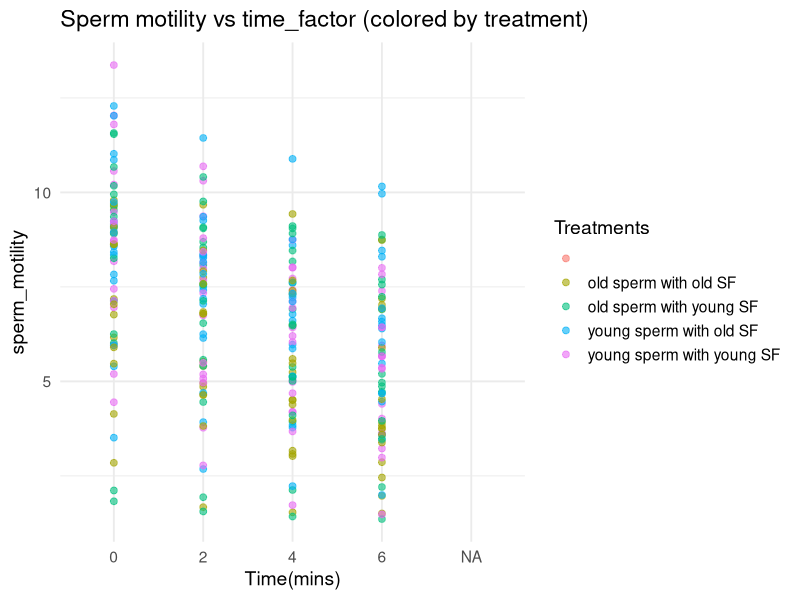
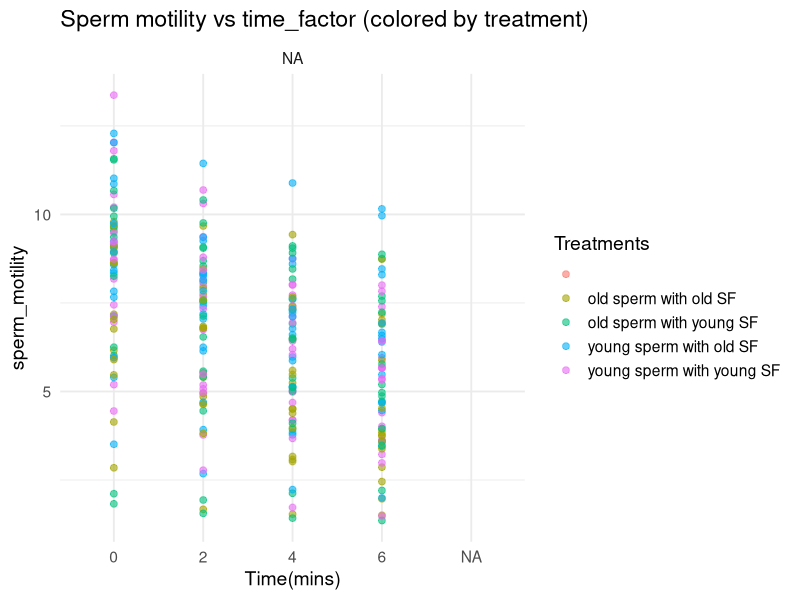

Generate these figures, in order, with R: (Note: this script raises an error after producing the figures.)


# Generic Sperm Motility Analysis Script

#clear R's brain
rm(list=ls())
#Load Required Packages

library(tidyverse)
library(broom)
library(ggplot2)
library(dplyr)

#Load and Inspect my_data
#----------------------------#
my_data <- read.csv('01 Raw data/sperm_age vs SF_age.csv')
head(my_data)
str(my_data)

# Clean column names
names(my_data) <- make.names(names(my_data))

cat("Variables detected:\n")
print(names(my_data))

#----------------------------#
#Identify Response Variable
#----------------------------#
response_candidates <- grep("sperm.*motil", names(my_data), ignore.case = TRUE, value = TRUE)
if (length(response_candidates) == 0) stop("No sperm motility variable found.")
response_var <- response_candidates[1]
cat("Detected response variable:", response_var, "\n")

#----------------------------#
#Identify Predictors and ID (Keyword-based)
#----------------------------#

predictors <- setdiff(names(my_data), response_var)

# Automatically detect ID column
id_col <- grep("id", names(my_data), ignore.case = TRUE, value = TRUE)
if (length(id_col) > 0) {
  id_col <- id_col[1]
  my_data[[id_col]] <- as.factor(my_data[[id_col]])
  cat("Detected ID column:", id_col, "\n")
} else {
  warning("No ID column detected — random effects will not be used.")
  id_col <- NULL
}

# Exclude ID column from predictors for fixed effects
predictors <- predictors[predictors != id_col]

#----------------------------#
# Keyword-Based Variable Detection
#----------------------------#

# Define keyword lists for different biological variables
keyword_list <- list(
  treatment  = c("treatment_combination","medium", "condition", 'treatment'),
  age        = c("male_age,'sperm_age", "age"),
  species    = c("species"),
  temperature = c("temp", "temperature"),
  time       = c("time_factor", "time"),
  concentration = c("conc", "concentration", "density"),
  id         = c("id", "male_ID", "subject"
))

# Function to search for variable name based on keyword list
detect_var <- function(keywords, data_names) {
  vars <- unlist(lapply(keywords, function(k) grep(k, data_names, ignore.case = TRUE, value = TRUE)))
  unique(vars)
}

# Apply detection for each variable type
treatment_var <- detect_var(keyword_list$treatment, names(my_data))
age_var <- detect_var(keyword_list$age, names(my_data))
species_var <- detect_var(keyword_list$species, names(my_data))
temp_var <- detect_var(keyword_list$temperature, names(my_data))
time_var <- detect_var(keyword_list$time, names(my_data))
conc_var <- detect_var(keyword_list$concentration, names(my_data))
id_var <- detect_var(keyword_list$id, names(my_data))

# Display what was found
cat("\nKeyword-based variable detection:\n")
cat("Treatment variable(s):", treatment_var, "\n")
cat("Age variable(s):", age_var, "\n")
cat("Species variable(s):", species_var, "\n")
cat("Temperature variable(s):", temp_var, "\n")
cat("Time variable(s):", time_var, "\n")
cat("Concentration variable(s):", conc_var, "\n")
cat("ID variable(s):", id_var, "\n")


#----------------------------#
# Combine detected variables
#----------------------------#
categorical_vars <- unique(c(treatment_var, species_var, age_var, time_var, id_var))
numeric_vars <- unique(c(temp_var, conc_var))

time_var
age_var
species_var
# Fallback if nothing detected by keywords    
if (length(categorical_vars) == 0) {
  categorical_vars <- predictors[sapply(my_data[predictors], function(x) is.character(x) || is.factor(x))]
}
if (length(numeric_vars) == 0) {
  numeric_vars <- predictors[sapply(my_data[predictors], is.numeric)]
}

# Convert categorical variables to factors
my_data[categorical_vars] <- lapply(my_data[categorical_vars], as.factor)

cat("\nFinal variable classification:\n")
cat("Categorical predictors:", categorical_vars, "\n")
cat("Numeric predictors:", numeric_vars, "\n")

#----------------------------#
# 5. Create Results Directory
#----------------------------#
dir.create("04 R plots2", showWarnings = FALSE)

#----------------------------#
# 6. Visualization with ggplot2
#----------------------------#
cat("Generating exploratory plots...\n")

# Example: Plot response vs each predictor
if (length(time_var) > 0) {
  for (v in time_var) {
    p <- ggplot(my_data, aes_string(x = v, y = response_var, color = treatment_var)) +
      geom_point(aes(group = treatment_var), alpha = 0.6, size = 2) +
      theme_minimal(base_size = 14) +
      labs(
        title = paste("Sperm motility vs", v, "(colored by treatment)"),
        x = "Time(mins)", y = response_var, color = "Treatments"
      )
    
  }
}
p

#For data with age variable, treatment variable, and time variable

if (length(time_var) > 0) {
  for (v in time_var) {
    p2 <- ggplot(my_data, aes_string(x = v, y = response_var, color = treatment_var)) +
      geom_point(aes(group = treatment_var), alpha = 0.6, size = 2) +
      theme_minimal(base_size = 14) +
      facet_wrap(as.formula(paste("~", age_var[1])), scales = "free_y") +
      labs(
        title = paste("Sperm motility vs", v, "(colored by treatment)"),
        x = "Time(mins)", y = response_var, color = "Treatments"
      )
    
  }
}
p2

#calculate mean sperm motility according to the available variables in the dataset

#create group means using detected predictor variables
general_mean_SM <- my_data %>%
  group_by(!!sym(age_var[1]), !!sym(treatment_var[1]), !!sym(time_var[1])) %>%
  summarise(
    mean_SM = mean(!!sym(response_var), na.rm = TRUE),
    se_SM = sd(!!sym(response_var)) / sqrt(n())
  )

glimpse(general_mean_SM)
levels(general_mean_SM[[time_var[1]]]) <- c("0", "2", "4", "6")



#Plot mean sperm motility over time variable, age variable, and treatment variables 
ggplot() +
  geom_point(data = general_mean_SM, aes_string(x = time_var[1], y = "mean_SM",
           color = treatment_var[1]), size = 2) +
  facet_wrap(as.formula(paste("~", age_var[1]))) +
  geom_line(data = general_mean_SM, aes_string(x = time_var[1], y = "mean_SM",
           group = treatment_var[1], color = treatment_var[1]),
           linewidth = 0.5,
           alpha = 0.5) +
  theme_minimal() +
  geom_errorbar(data = general_mean_SM,
                aes_string(x = time_var[1], y = "mean_SM",
                           ymin = "mean_SM - se_SM",
                           ymax = "mean_SM + se_SM",
                           color = treatment_var[1]), width = 0.1) +
  labs(title = "Sperm Motility Over Time by Age Group and Treatment",
       x = "Time Points (min)",
       y = response_var,
       color = "Treatment")

cat("Running mixed-effects model...\n")

if (length(predictors) == 1) {
  fixed_formula <- predictors[1]
} else {
  fixed_formula <- paste(predictors[1:min(2, length(predictors))], collapse = " * ")
}

if (!is.null(id_col)) {
  formula <- as.formula(paste(response_var, "~", fixed_formula, "+ (1|", id_col, ")"))
} else {
  formula <- as.formula(paste(response_var, "~", fixed_formula))
}

if (!is.null(id_col)) {
  model <- lmer(formula, data = my_data, REML = FALSE)
  model_type <- "Linear Mixed-Effects Model"
} else {
  model <- lm(as.formula(paste(response_var, "~", fixed_formula)), data = my_data)
  model_type <- "Linear Model (no random effects)"
}

cat("Model type:", model_type, "\n")
print(summary(model))
vcov(model)



summary_df <- tidy(model, effects = "fixed")
write.csv(summary_df, "results/model_summary.csv", row.names = FALSE)

#----------------------------#
# 8. Wrap up
#----------------------------#
cat("Analysis complete.\nResults and plots saved in 'results/' folder.\n")
